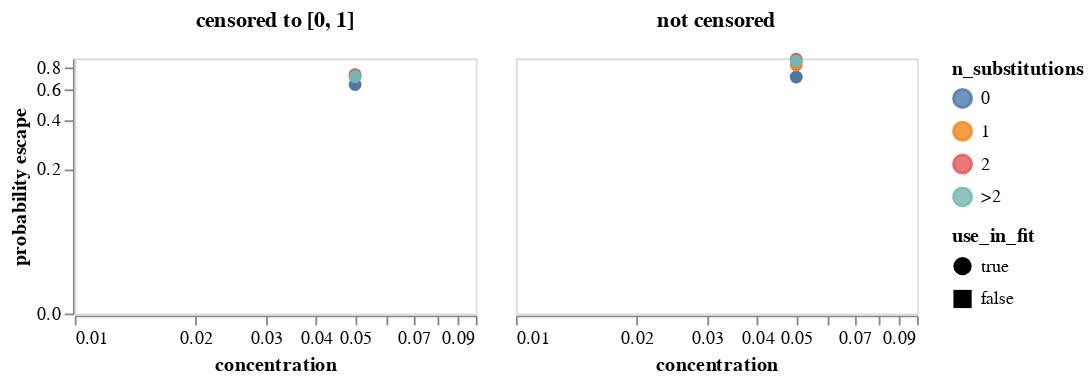

The notebook cell this image was saved under:
### Markdown cell above
Get mean probability of escape across all variants with the indicated number of mutations.
Note we weight each retained variant equally regardless of how many barcode counts it has.
We plot means for both the censored (set to between 0 and 1)and uncensored prob escape.
Note that the plot uses a symlog scale for the y-axis.
Mouseover points for details.

### Code cell
max_aa_subs = prob_escape_filters["max_aa_subs"]

mean_prob_escape = (
    prob_escape.query("retain")
    .assign(
        n_substitutions=lambda x: (
            x["aa_substitutions"]
            .str.split()
            .map(len)
            .clip(upper=max_aa_subs)
            .map(lambda n: str(n) if n < max_aa_subs else f">{int(max_aa_subs - 1)}")
        ),
        prob_escape_uncensored=lambda x: x["prob_escape_uncensored"].clip(
            upper=prob_escape_filters["clip_uncensored_prob_escape"],
        ),
    )
    .groupby(
        ["sample", "concentration", "use_in_fit", "n_substitutions"], as_index=False
    )
    .aggregate(
        prob_escape=pd.NamedAgg("prob_escape", "mean"),
        prob_escape_uncensored=pd.NamedAgg("prob_escape_uncensored", "mean"),
        n_variants=pd.NamedAgg("barcode", "count"),
    )
    .rename(
        columns={
            "prob_escape": "censored to [0, 1]",
            "prob_escape_uncensored": "not censored",
        }
    )
    .melt(
        id_vars=[
            "sample",
            "concentration",
            "use_in_fit",
            "n_substitutions",
            "n_variants",
        ],
        var_name="censored",
        value_name="probability escape",
    )
)

print(f"Writing mean prob escape for samples used in fit to {prob_escape_mean_csv}")
mean_prob_escape.to_csv(prob_escape_mean_csv, index=False, float_format="%.4g")

mean_prob_escape_chart = (
    alt.Chart(mean_prob_escape)
    .encode(
        x=alt.X("concentration", scale=alt.Scale(type="log")),
        y=alt.Y(
            "probability escape",
            scale=alt.Scale(type="symlog", constant=0.04),
        ),
        column=alt.Column(
            "censored",
            title=None,
            header=alt.Header(labelFontWeight="bold", labelFontSize=12),
        ),
        color=alt.Color("n_substitutions"),
        tooltip=[
            alt.Tooltip(c, format=".3g") if c == "probability escape" else c
            for c in mean_prob_escape.columns
        ],
        shape=alt.Shape("use_in_fit", scale=alt.Scale(domain=[True, False])),
    )
    .mark_line(point=True, size=0.75, opacity=0.8)
    .properties(width=220, height=140)
    .configure_axis(grid=False)
    .configure_point(size=50)
)

mean_prob_escape_chart

### Figure 1 — Vega-Lite specification as saved in the notebook (floating-point values rounded to 4 significant figures)
{"config": {"view": {"continuousWidth": 300, "continuousHeight": 300}, "axis": {"grid": false}, "point": {"size": 50}}, "data": {"name": "data-67a69a180fe136cd8b5ca31dfb81a699"}, "mark": {"type": "line", "opacity": 0.8, "point": true, "size": 0.75}, "encoding": {"color": {"field": "n_substitutions", "type": "nominal"}, "column": {"field": "censored", "header": {"labelFontSize": 12, "labelFontWeight": "bold"}, "title": null, "type": "nominal"}, "shape": {"field": "use_in_fit", "scale": {"domain": [true, false]}, "type": "nominal"}, "tooltip": [{"field": "sample", "type": "nominal"}, {"field": "concentration", "type": "quantitative"}, {"field": "use_in_fit", "type": "nominal"}, {"field": "n_substitutions", "type": "nominal"}, {"field": "n_variants", "type": "quantitative"}, {"field": "censored", "type": "nominal"}, {"field": "probability escape", "format": ".3g", "type": "quantitative"}], "x": {"field": "concentration", "scale": {"type": "log"}, "type": "quantitative"}, "y": {"field": "probability escape", "scale": {"constant": 0.04, "type": "symlog"}, "type": "quantitative"}}, "height": 140, "width": 220, "$schema": "https://vega.github.io/schema/vega-lite/v5.8.0.json", "datasets": {"data-67a69a180fe136cd8b5ca31dfb81a699": [{"sample": "LibA-230331-293T-E2-Bat-E2-0.05", "concentration": 0.05, "use_in_fit": true, "n_substitutions": "0", "n_variants": 9019, "censored": "censored to [0, 1]", "probability escape": 0.64}, {"sample": "LibA-230331-293T-E2-Bat-E2-0.05", "concentration": 0.05, "use_in_fit": true, "n_substitutions": "1", "n_variants": 46483, "censored": "censored to [0, 1]", "probability escape": 0.7108}, {"sample": "LibA-230331-293T-E2-Bat-E2-0.05", "concentration": 0.05, "use_in_fit": true, "n_substitutions": "2", "n_variants": 15409, "censored": "censored to [0, 1]", "probability escape": 0.7288}, {"sample": "LibA-230331-293T-E2-Bat-E2-0.05", "concentration": 0.05, "use_in_fit": true, "n_substitutions": ">2", "n_variants": 2621, "censored": "censored to [0, 1]", "probability escape": 0.7104}, {"sample": "LibA-230331-293T-E2-Bat-E2-0.05", "concentration": 0.05, "use_in_fit": true, "n_substitutions": "0", "n_variants": 9019, "censored": "not censored", "probability escape": 0.7058}, {"sample": "LibA-230331-293T-E2-Bat-E2-0.05", "concentration": 0.05, "use_in_fit": true, "n_substitutions": "1", "n_variants": 46483, "censored": "not censored", "probability escape": 0.826}, {"sample": "LibA-230331-293T-E2-Bat-E2-0.05", "concentration": 0.05, "use_in_fit": true, "n_substitutions": "2", "n_variants": 15409, "censored": "not censored", "probability escape": 0.8888}, {"sample": "LibA-230331-293T-E2-Bat-E2-0.05", "concentration": 0.05, "use_in_fit": true, "n_substitutions": ">2", "n_variants": 2621, "censored": "not censored", "probability escape": 0.8678}]}}
